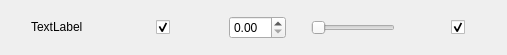
<?xml version="1.0" encoding="UTF-8"?>
<ui version="4.0">
 <class>qSlicerTableItem</class>
 <widget class="QWidget" name="qSlicerTableItem">
  <property name="geometry">
   <rect>
    <x>0</x>
    <y>0</y>
    <width>507</width>
    <height>55</height>
   </rect>
  </property>
  <property name="sizePolicy">
   <sizepolicy hsizetype="Expanding" vsizetype="Expanding">
    <horstretch>0</horstretch>
    <verstretch>0</verstretch>
   </sizepolicy>
  </property>
  <property name="windowTitle">
   <string>Form</string>
  </property>
  <layout class="QHBoxLayout" name="horizontalLayout">
   <item>
    <spacer name="horizontalSpacer_3">
     <property name="orientation">
      <enum>Qt::Horizontal</enum>
     </property>
     <property name="sizeType">
      <enum>QSizePolicy::Expanding</enum>
     </property>
     <property name="sizeHint" stdset="0">
      <size>
       <width>20</width>
       <height>20</height>
      </size>
     </property>
    </spacer>
   </item>
   <item>
    <widget class="QLabel" name="resectionName">
     <property name="enabled">
      <bool>true</bool>
     </property>
     <property name="sizePolicy">
      <sizepolicy hsizetype="Fixed" vsizetype="Fixed">
       <horstretch>0</horstretch>
       <verstretch>0</verstretch>
      </sizepolicy>
     </property>
     <property name="minimumSize">
      <size>
       <width>100</width>
       <height>20</height>
      </size>
     </property>
     <property name="toolTip">
      <string/>
     </property>
     <property name="text">
      <string>TextLabel</string>
     </property>
     <property name="scaledContents">
      <bool>true</bool>
     </property>
     <property name="wordWrap">
      <bool>true</bool>
     </property>
     <property name="textInteractionFlags">
      <set>Qt::LinksAccessibleByMouse</set>
     </property>
    </widget>
   </item>
   <item>
    <spacer name="horizontalSpacer">
     <property name="orientation">
      <enum>Qt::Horizontal</enum>
     </property>
     <property name="sizeHint" stdset="0">
      <size>
       <width>13</width>
       <height>20</height>
      </size>
     </property>
    </spacer>
   </item>
   <item>
    <widget class="QCheckBox" name="resectionVisibleCheckbox">
     <property name="sizePolicy">
      <sizepolicy hsizetype="Fixed" vsizetype="Fixed">
       <horstretch>0</horstretch>
       <verstretch>0</verstretch>
      </sizepolicy>
     </property>
     <property name="minimumSize">
      <size>
       <width>47</width>
       <height>20</height>
      </size>
     </property>
     <property name="text">
      <string/>
     </property>
     <property name="checked">
      <bool>true</bool>
     </property>
    </widget>
   </item>
   <item>
    <spacer name="horizontalSpacer_4">
     <property name="orientation">
      <enum>Qt::Horizontal</enum>
     </property>
     <property name="sizeHint" stdset="0">
      <size>
       <width>13</width>
       <height>28</height>
      </size>
     </property>
    </spacer>
   </item>
   <item>
    <widget class="QDoubleSpinBox" name="marginSpinbox">
     <property name="sizePolicy">
      <sizepolicy hsizetype="Fixed" vsizetype="Fixed">
       <horstretch>0</horstretch>
       <verstretch>0</verstretch>
      </sizepolicy>
     </property>
     <property name="singleStep">
      <double>0.500000000000000</double>
     </property>
    </widget>
   </item>
   <item>
    <spacer name="horizontalSpacer_6">
     <property name="orientation">
      <enum>Qt::Horizontal</enum>
     </property>
     <property name="sizeHint" stdset="0">
      <size>
       <width>0</width>
       <height>20</height>
      </size>
     </property>
    </spacer>
   </item>
   <item>
    <widget class="QSlider" name="opacitySlider">
     <property name="sizePolicy">
      <sizepolicy hsizetype="Fixed" vsizetype="Fixed">
       <horstretch>0</horstretch>
       <verstretch>0</verstretch>
      </sizepolicy>
     </property>
     <property name="maximum">
      <number>100</number>
     </property>
     <property name="orientation">
      <enum>Qt::Horizontal</enum>
     </property>
    </widget>
   </item>
   <item>
    <spacer name="horizontalSpacer_2">
     <property name="orientation">
      <enum>Qt::Horizontal</enum>
     </property>
     <property name="sizeType">
      <enum>QSizePolicy::Expanding</enum>
     </property>
     <property name="sizeHint" stdset="0">
      <size>
       <width>13</width>
       <height>20</height>
      </size>
     </property>
    </spacer>
   </item>
   <item>
    <widget class="QCheckBox" name="widgetVisibleCheckbox">
     <property name="sizePolicy">
      <sizepolicy hsizetype="Fixed" vsizetype="Fixed">
       <horstretch>0</horstretch>
       <verstretch>0</verstretch>
      </sizepolicy>
     </property>
     <property name="minimumSize">
      <size>
       <width>45</width>
       <height>20</height>
      </size>
     </property>
     <property name="layoutDirection">
      <enum>Qt::RightToLeft</enum>
     </property>
     <property name="text">
      <string/>
     </property>
     <property name="checked">
      <bool>true</bool>
     </property>
    </widget>
   </item>
   <item>
    <spacer name="horizontalSpacer_1">
     <property name="orientation">
      <enum>Qt::Horizontal</enum>
     </property>
     <property name="sizeType">
      <enum>QSizePolicy::Expanding</enum>
     </property>
     <property name="sizeHint" stdset="0">
      <size>
       <width>31</width>
       <height>20</height>
      </size>
     </property>
    </spacer>
   </item>
  </layout>
 </widget>
 <resources/>
 <connections/>
</ui>
